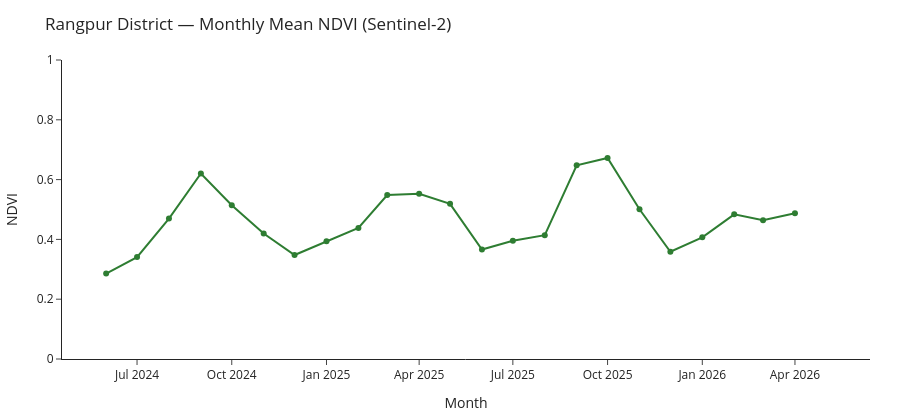

Here is the notebook cell this chart was saved with:
### Code cell
import plotly.graph_objects as go

fig = go.Figure()

fig.add_trace(go.Scatter(
    x=df["date"],
    y=df["ndvi"],
    mode="lines+markers",
    name="NDVI",
    line=dict(color="#2E7D32", width=2),
    marker=dict(size=6),
    connectgaps=False,
))

fig.update_layout(
    title="Rangpur District — Monthly Mean NDVI (Sentinel-2)",
    xaxis_title="Month",
    yaxis_title="NDVI",
    yaxis=dict(range=[0, 1]),
    template="simple_white",
    height=420,
    margin=dict(l=60, r=30, t=60, b=50),
)

fig.show()

### Figure 1 — Plotly figure (JSON) as saved in the notebook; plotly's stock layout.template omitted (floating-point values rounded to 4 significant figures)
{"data": [{"connectgaps": false, "line": {"color": "#2E7D32", "width": 2}, "marker": {"size": 6}, "mode": "lines+markers", "name": "NDVI", "type": "scatter", "x": ["2024-06-01T00:00:00.000000", "2024-07-01T00:00:00.000000", "2024-08-01T00:00:00.000000", "2024-09-01T00:00:00.000000", "2024-10-01T00:00:00.000000", "2024-11-01T00:00:00.000000", "2024-12-01T00:00:00.000000", "2025-01-01T00:00:00.000000", "2025-02-01T00:00:00.000000", "2025-03-01T00:00:00.000000", "2025-04-01T00:00:00.000000", "2025-05-01T00:00:00.000000", "2025-06-01T00:00:00.000000", "2025-07-01T00:00:00.000000", "2025-08-01T00:00:00.000000", "2025-09-01T00:00:00.000000", "2025-10-01T00:00:00.000000", "2025-11-01T00:00:00.000000", "2025-12-01T00:00:00.000000", "2026-01-01T00:00:00.000000", "2026-02-01T00:00:00.000000", "2026-03-01T00:00:00.000000", "2026-04-01T00:00:00.000000", "2026-05-01T00:00:00.000000"], "y": [0.2859, 0.3408, 0.4696, 0.6204, 0.5141, 0.4199, 0.3477, 0.3939, 0.4383, 0.5485, 0.5523, 0.5189, 0.3661, 0.3953, 0.4142, 0.6477, 0.6724, 0.5009, 0.3587, 0.4069, 0.4837, 0.4641, 0.4878, NaN]}], "layout": {"height": 420, "margin": {"b": 50, "l": 60, "r": 30, "t": 60}, "title": {"text": "Rangpur District — Monthly Mean NDVI (Sentinel-2)"}, "xaxis": {"title": {"text": "Month"}}, "yaxis": {"range": [0, 1], "title": {"text": "NDVI"}}}}
